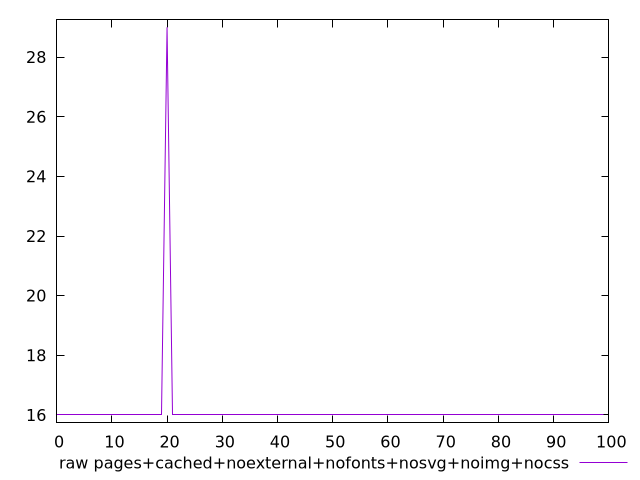

Write gnuplot code to recreate this figure.
$_rawPagesCachedNoexternalNofontsNosvgNoimgNocss <<EOF
16
16
16
16
16
16
16
16
16
16
16
16
16
16
16
16
16
16
16
16
29
16
16
16
16
16
16
16
16
16
16
16
16
16
16
16
16
16
16
16
16
16
16
16
16
16
16
16
16
16
16
16
16
16
16
16
16
16
16
16
16
16
16
16
16
16
16
16
16
16
16
16
16
16
16
16
16
16
16
16
16
16
16
16
16
16
16
16
16
16
16
16
16
16
16
16
16
16
16
16
EOF
set key outside below
set terminal pngcairo
set output "report_00006_2020-11-02T20-21-41.718Z/max-potential-fid/pages+cached+noexternal+nofonts+nosvg+noimg+nocss//raw.png"
set yrange [15.74:29.26]
plot $_rawPagesCachedNoexternalNofontsNosvgNoimgNocss title "raw pages+cached+noexternal+nofonts+nosvg+noimg+nocss" with line ,
